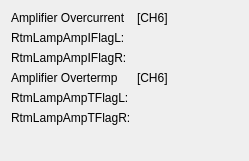
    <widget class="QWidget" name="formLayoutWidget_7">
     <property name="geometry">
      <rect>
       <x>700</x>
       <y>410</y>
       <width>249</width>
       <height>161</height>
      </rect>
     </property>
     <layout class="QFormLayout" name="formLayout_7">
      <item row="0" column="0">
       <widget class="QLabel" name="label_135">
        <property name="text">
         <string>Amplifier Overcurrent</string>
        </property>
       </widget>
      </item>
      <item row="0" column="1">
       <widget class="QLabel" name="label_162">
        <property name="text">
         <string>[CH6]</string>
        </property>
       </widget>
      </item>
      <item row="1" column="0">
       <widget class="QLabel" name="label_136">
        <property name="text">
         <string>RtmLampAmpIFlagL:</string>
        </property>
       </widget>
      </item>
      <item row="1" column="1">
       <widget class="PyDMLabel" name="PyDMLabel_121">
        <property name="toolTip">
         <string/>
        </property>
        <property name="channel" stdset="0">
         <string>XX-99SL01:DI-FOFBCtrl:RtmLampAmpIFlagLCH6-RB</string>
        </property>
       </widget>
      </item>
      <item row="2" column="0">
       <widget class="QLabel" name="label_137">
        <property name="text">
         <string>RtmLampAmpIFlagR:</string>
        </property>
       </widget>
      </item>
      <item row="2" column="1">
       <widget class="PyDMLabel" name="PyDMLabel_122">
        <property name="toolTip">
         <string/>
        </property>
        <property name="channel" stdset="0">
         <string>XX-99SL01:DI-FOFBCtrl:RtmLampAmpIFlagRCH6-RB</string>
        </property>
       </widget>
      </item>
      <item row="3" column="0">
       <widget class="QLabel" name="label_139">
        <property name="text">
         <string>Amplifier Overtermp</string>
        </property>
       </widget>
      </item>
      <item row="3" column="1">
       <widget class="QLabel" name="label_161">
        <property name="text">
         <string>[CH6]</string>
        </property>
       </widget>
      </item>
      <item row="4" column="0">
       <widget class="QLabel" name="label_140">
        <property name="text">
         <string>RtmLampAmpTFlagL:</string>
        </property>
       </widget>
      </item>
      <item row="4" column="1">
       <widget class="PyDMLabel" name="PyDMLabel_123">
        <property name="toolTip">
         <string/>
        </property>
        <property name="channel" stdset="0">
         <string>XX-99SL01:DI-FOFBCtrl:RtmLampAmpTFlagLCH6-RB</string>
        </property>
       </widget>
      </item>
      <item row="5" column="0">
       <widget class="QLabel" name="label_141">
        <property name="text">
         <string>RtmLampAmpTFlagR:</string>
        </property>
       </widget>
      </item>
      <item row="5" column="1">
       <widget class="PyDMLabel" name="PyDMLabel_124">
        <property name="toolTip">
         <string/>
        </property>
        <property name="channel" stdset="0">
         <string>XX-99SL01:DI-FOFBCtrl:RtmLampAmpTFlagRCH6-RB</string>
        </property>
       </widget>
      </item>
     </layout>
    </widget>
